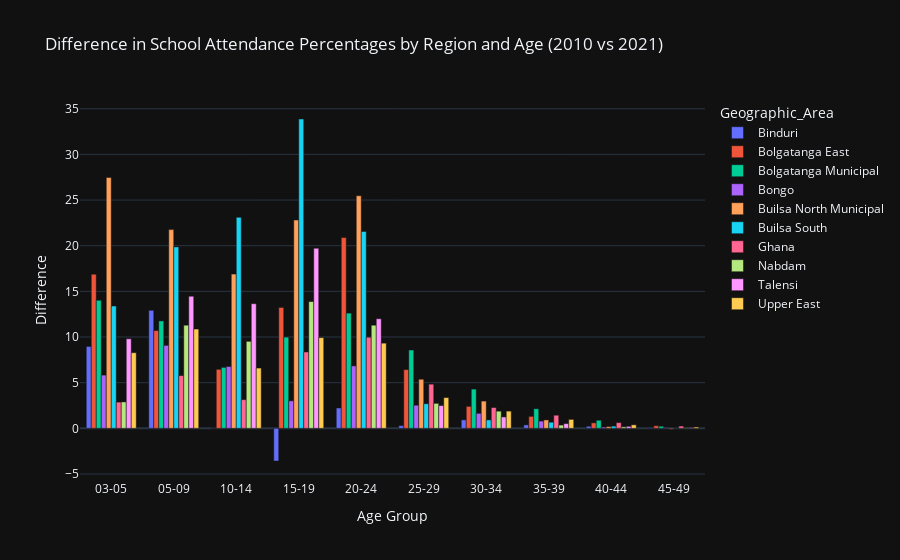

Notebook cell for this chart:
### Code cell
df_melt.replace()
def clean_entry(entry):
    if isinstance(entry, str):  # Only apply to strings
        return entry.replace('3-5', '03-05').strip()
    return entry  # Return non-string entries unchanged
df_melt = df_melt.applymap(clean_entry)

df_pivot = df_melt.pivot_table(index=['Geographic_Area', 'Age Group'], columns='Time Period', values='Percentage').reset_index()

df_pivot['Difference'] = df_pivot['2021'] - df_pivot['2010']
fig = px.bar(df_pivot, x='Age Group', y='Difference', color='Geographic_Area',
             title='Difference in School Attendance Percentages by Region and Age (2010 vs 2021)')
fig.update_layout(barmode='group', xaxis_type='category')
fig.show()

### Figure 1 — Plotly figure (JSON) as saved in the notebook; plotly's stock layout.template omitted (floating-point values rounded to 4 significant figures)
{"data": [{"alignmentgroup": "True", "hovertemplate": "Geographic_Area=Binduri<br>Age Group=%{x}<br>Difference=%{y}<extra></extra>", "legendgroup": "Binduri", "marker": {"color": "#636efa", "pattern": {"shape": ""}}, "name": "Binduri", "offsetgroup": "Binduri", "orientation": "v", "showlegend": true, "textposition": "auto", "type": "bar", "x": ["03-05", "05-09", "10-14", "15-19", "20-24", "25-29", "30-34", "35-39", "40-44", "45-49"], "xaxis": "x", "y": [8.966, 12.93, 0.02027, -3.579, 2.225, 0.2968, 0.9259, 0.3772, 0.2249, 0.07246], "yaxis": "y"}, {"alignmentgroup": "True", "hovertemplate": "Geographic_Area=Bolgatanga East<br>Age Group=%{x}<br>Difference=%{y}<extra></extra>", "legendgroup": "Bolgatanga East", "marker": {"color": "#EF553B", "pattern": {"shape": ""}}, "name": "Bolgatanga East", "offsetgroup": "Bolgatanga East", "orientation": "v", "showlegend": true, "textposition": "auto", "type": "bar", "x": ["03-05", "05-09", "10-14", "15-19", "20-24", "25-29", "30-34", "35-39", "40-44", "45-49"], "xaxis": "x", "y": [16.88, 10.71, 6.461, 13.24, 20.89, 6.434, 2.405, 1.308, 0.5974, 0.2865], "yaxis": "y"}, {"alignmentgroup": "True", "hovertemplate": "Geographic_Area=Bolgatanga Municipal<br>Age Group=%{x}<br>Difference=%{y}<extra></extra>", "legendgroup": "Bolgatanga Municipal", "marker": {"color": "#00cc96", "pattern": {"shape": ""}}, "name": "Bolgatanga Municipal", "offsetgroup": "Bolgatanga Municipal", "orientation": "v", "showlegend": true, "textposition": "auto", "type": "bar", "x": ["03-05", "05-09", "10-14", "15-19", "20-24", "25-29", "30-34", "35-39", "40-44", "45-49"], "xaxis": "x", "y": [14.03, 11.76, 6.676, 9.989, 12.62, 8.577, 4.298, 2.145, 0.8832, 0.2289], "yaxis": "y"}, {"alignmentgroup": "True", "hovertemplate": "Geographic_Area=Bongo<br>Age Group=%{x}<br>Difference=%{y}<extra></extra>", "legendgroup": "Bongo", "marker": {"color": "#ab63fa", "pattern": {"shape": ""}}, "name": "Bongo", "offsetgroup": "Bongo", "orientation": "v", "showlegend": true, "textposition": "auto", "type": "bar", "x": ["03-05", "05-09", "10-14", "15-19", "20-24", "25-29", "30-34", "35-39", "40-44", "45-49"], "xaxis": "x", "y": [5.832, 9.085, 6.771, 3.013, 6.838, 2.533, 1.645, 0.7912, 0.1375, 0.08997], "yaxis": "y"}, {"alignmentgroup": "True", "hovertemplate": "Geographic_Area=Builsa North Municipal<br>Age Group=%{x}<br>Difference=%{y}<extra></extra>", "legendgroup": "Builsa North Municipal", "marker": {"color": "#FFA15A", "pattern": {"shape": ""}}, "name": "Builsa North Municipal", "offsetgroup": "Builsa North Municipal", "orientation": "v", "showlegend": true, "textposition": "auto", "type": "bar", "x": ["03-05", "05-09", "10-14", "15-19", "20-24", "25-29", "30-34", "35-39", "40-44", "45-49"], "xaxis": "x", "y": [27.47, 21.76, 16.89, 22.82, 25.47, 5.374, 2.983, 0.9196, 0.1856, -0.08812], "yaxis": "y"}, {"alignmentgroup": "True", "hovertemplate": "Geographic_Area=Builsa South<br>Age Group=%{x}<br>Difference=%{y}<extra></extra>", "legendgroup": "Builsa South", "marker": {"color": "#19d3f3", "pattern": {"shape": ""}}, "name": "Builsa South", "offsetgroup": "Builsa South", "orientation": "v", "showlegend": true, "textposition": "auto", "type": "bar", "x": ["03-05", "05-09", "10-14", "15-19", "20-24", "25-29", "30-34", "35-39", "40-44", "45-49"], "xaxis": "x", "y": [13.4, 19.87, 23.11, 33.88, 21.56, 2.693, 0.9187, 0.6681, 0.2389, 0.03138], "yaxis": "y"}, {"alignmentgroup": "True", "hovertemplate": "Geographic_Area=Ghana<br>Age Group=%{x}<br>Difference=%{y}<extra></extra>", "legendgroup": "Ghana", "marker": {"color": "#FF6692", "pattern": {"shape": ""}}, "name": "Ghana", "offsetgroup": "Ghana", "orientation": "v", "showlegend": true, "textposition": "auto", "type": "bar", "x": ["03-05", "05-09", "10-14", "15-19", "20-24", "25-29", "30-34", "35-39", "40-44", "45-49"], "xaxis": "x", "y": [2.874, 5.775, 3.145, 8.363, 9.977, 4.838, 2.278, 1.439, 0.6228, 0.2481], "yaxis": "y"}, {"alignmentgroup": "True", "hovertemplate": "Geographic_Area=Nabdam<br>Age Group=%{x}<br>Difference=%{y}<extra></extra>", "legendgroup": "Nabdam", "marker": {"color": "#B6E880", "pattern": {"shape": ""}}, "name": "Nabdam", "offsetgroup": "Nabdam", "orientation": "v", "showlegend": true, "textposition": "auto", "type": "bar", "x": ["03-05", "05-09", "10-14", "15-19", "20-24", "25-29", "30-34", "35-39", "40-44", "45-49"], "xaxis": "x", "y": [2.892, 11.3, 9.528, 13.88, 11.29, 2.733, 1.88, 0.3565, 0.1631, 0.05767], "yaxis": "y"}, {"alignmentgroup": "True", "hovertemplate": "Geographic_Area=Talensi<br>Age Group=%{x}<br>Difference=%{y}<extra></extra>", "legendgroup": "Talensi", "marker": {"color": "#FF97FF", "pattern": {"shape": ""}}, "name": "Talensi", "offsetgroup": "Talensi", "orientation": "v", "showlegend": true, "textposition": "auto", "type": "bar", "x": ["03-05", "05-09", "10-14", "15-19", "20-24", "25-29", "30-34", "35-39", "40-44", "45-49"], "xaxis": "x", "y": [9.806, 14.47, 13.65, 19.73, 12.0, 2.492, 1.247, 0.5143, 0.2168, 0.08918], "yaxis": "y"}, {"alignmentgroup": "True", "hovertemplate": "Geographic_Area=Upper East<br>Age Group=%{x}<br>Difference=%{y}<extra></extra>", "legendgroup": "Upper East", "marker": {"color": "#FECB52", "pattern": {"shape": ""}}, "name": "Upper East", "offsetgroup": "Upper East", "orientation": "v", "showlegend": true, "textposition": "auto", "type": "bar", "x": ["03-05", "05-09", "10-14", "15-19", "20-24", "25-29", "30-34", "35-39", "40-44", "45-49"], "xaxis": "x", "y": [8.284, 10.87, 6.6, 9.931, 9.328, 3.366, 1.885, 0.9762, 0.3826, 0.1455], "yaxis": "y"}], "layout": {"barmode": "group", "legend": {"title": {"text": "Geographic_Area"}, "tracegroupgap": 0}, "title": {"text": "Difference in School Attendance Percentages by Region and Age (2010 vs 2021)"}, "xaxis": {"anchor": "y", "domain": [0.0, 1.0], "title": {"text": "Age Group"}, "type": "category"}, "yaxis": {"anchor": "x", "domain": [0.0, 1.0], "title": {"text": "Difference"}}}}
